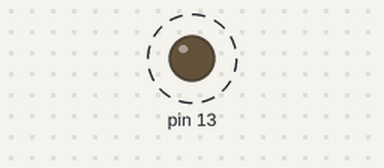
Recording of a sketch running on a simulated Arduino Uno, built with avr-gcc and run on an emulated ATmega328P. Shown: output pins drawn as LEDs (lit = HIGH). Dashed ring = blinking.

Above: at 0.5 s.
Timing chart, 0 to 4.6 s (numbered marks = the images above):
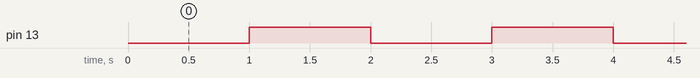

Measured:
- by itself, pin 13: alternates HIGH for 1.0 s and LOW for 1.0 s

The sketch:

sketch_feb06a.ino
```cpp
int u = 0;

void setup(){
    pinMode(13, OUTPUT);
}

void loop ()
{
	digitalWrite (13, LOW);
	delay (1000);
	digitalWrite (13, HIGH);
	delay (1000);
}
```
